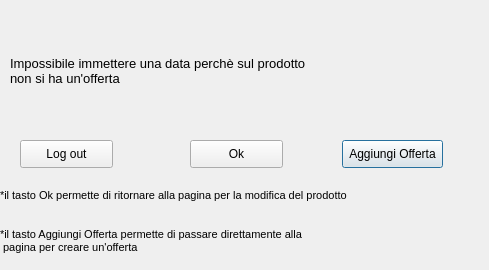
<?xml version="1.0" encoding="UTF-8"?>
<ui version="4.0">
 <class>Dialog</class>
 <widget class="QDialog" name="Dialog">
  <property name="geometry">
   <rect>
    <x>0</x>
    <y>0</y>
    <width>489</width>
    <height>270</height>
   </rect>
  </property>
  <property name="windowTitle">
   <string>Gestione Magazzino</string>
  </property>
  <widget class="QLabel" name="label_3">
   <property name="geometry">
    <rect>
     <x>10</x>
     <y>50</y>
     <width>461</width>
     <height>41</height>
    </rect>
   </property>
   <property name="font">
    <font>
     <pointsize>10</pointsize>
    </font>
   </property>
   <property name="text">
    <string>Impossibile immettere una data perchè sul prodotto 
non si ha un'offerta</string>
   </property>
  </widget>
  <widget class="QPushButton" name="pushButton">
   <property name="geometry">
    <rect>
     <x>342</x>
     <y>140</y>
     <width>101</width>
     <height>28</height>
    </rect>
   </property>
   <property name="text">
    <string>Aggiungi Offerta</string>
   </property>
  </widget>
  <widget class="QPushButton" name="pushButton_2">
   <property name="geometry">
    <rect>
     <x>20</x>
     <y>140</y>
     <width>93</width>
     <height>28</height>
    </rect>
   </property>
   <property name="text">
    <string>Log out</string>
   </property>
  </widget>
  <widget class="QLabel" name="label_4">
   <property name="geometry">
    <rect>
     <x>0</x>
     <y>180</y>
     <width>431</width>
     <height>31</height>
    </rect>
   </property>
   <property name="font">
    <font>
     <pointsize>8</pointsize>
    </font>
   </property>
   <property name="text">
    <string>*il tasto Ok permette di ritornare alla pagina per la modifica del prodotto</string>
   </property>
  </widget>
  <widget class="QPushButton" name="pushButton_3">
   <property name="geometry">
    <rect>
     <x>190</x>
     <y>140</y>
     <width>93</width>
     <height>28</height>
    </rect>
   </property>
   <property name="text">
    <string>Ok</string>
   </property>
  </widget>
  <widget class="QLabel" name="label_5">
   <property name="geometry">
    <rect>
     <x>0</x>
     <y>220</y>
     <width>431</width>
     <height>41</height>
    </rect>
   </property>
   <property name="font">
    <font>
     <pointsize>8</pointsize>
    </font>
   </property>
   <property name="text">
    <string>*il tasto Aggiungi Offerta permette di passare direttamente alla
 pagina per creare un'offerta</string>
   </property>
  </widget>
 </widget>
 <resources/>
 <connections/>
</ui>
